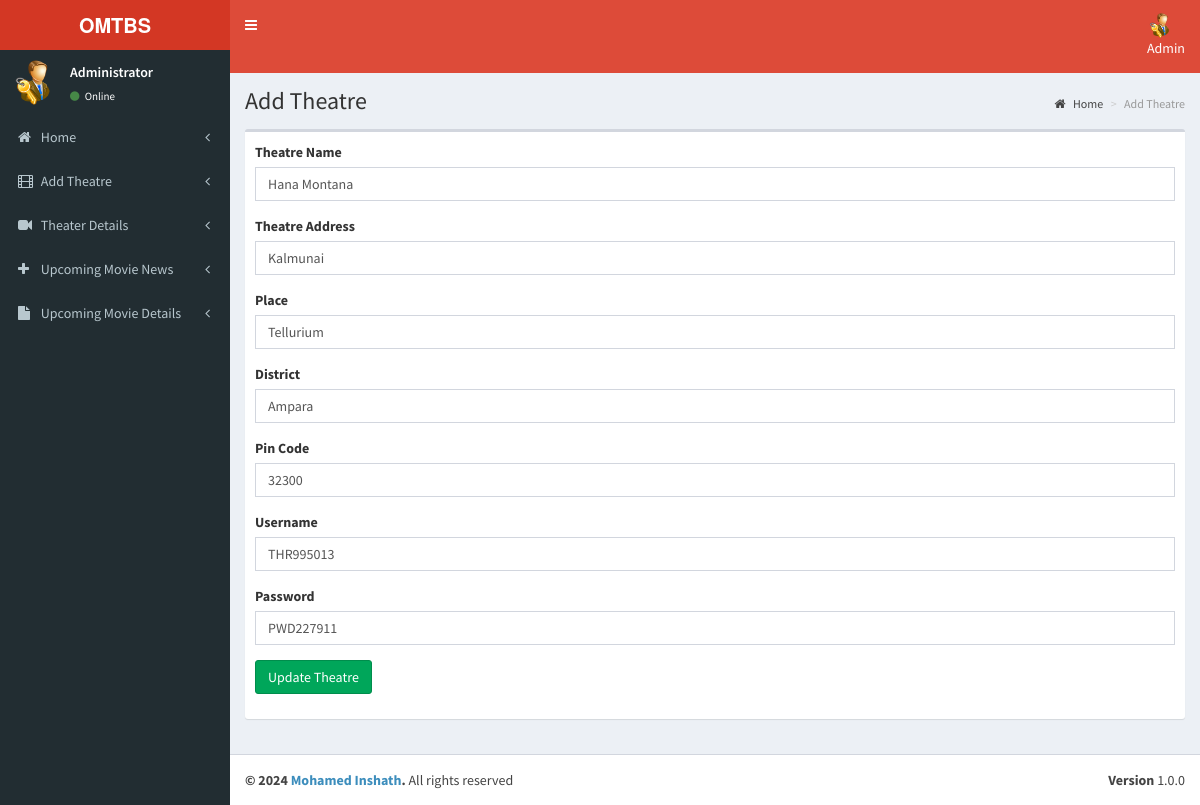
The app's page /OMTBS/admin/pages/update_theater_details.php?updateid=16 (signed in) with its own data.
### tables this page shows
CREATE TABLE `tbl_theatre` (
  `id` int(11) NOT NULL,
  `name` varchar(100) NOT NULL,
  `address` varchar(100) NOT NULL,
  `place` varchar(100) NOT NULL,
  `state` varchar(50) NOT NULL,
  `pin` int(11) NOT NULL,
  `username` varchar(100) NOT NULL,
  `passwored` varchar(100) NOT NULL
);

### OMTBS/admin/pages/update_theater_details.php (the view, shortened to what this page needs)
<?php
include('../partials/header.php');
?>
<link rel="stylesheet" href="../../validation/dist/css/bootstrapValidator.css"/>
  <div class="content-wrapper">
    <section class="content-header">
      <h1>
        Add Theatre
      </h1>
      <ol class="breadcrumb">
        <li><a href="dashboard.php"><i class="fa fa-home"></i> Home</a></li>
        <li class="active">Add Theatre</li>
      </ol>
    </section>
    <section class="content">
      <div class="box">
        <div class="box-body">
            <?php
                include('../config/config.php');
                $id = $_GET['updateid'];
                $qry = "SELECT * FROM `tbl_theatre` WHERE id = $id";
                $result = mysqli_query($con,$qry);
                if(mysqli_num_rows($result) > 0) {
                while($row = mysqli_fetch_assoc($result)){
            ?>
            <form action="../backend/update_theater.php" method="post" id="form1">
              <div class="form-group">
                <label class="control-label">Theatre Name</label>
                <input type="text" name="name" class="form-control" value="<?php echo $row['name']; ?>"/>
              </div>
              <div class="form-group">
                <label class="control-label">Theatre Address</label>
                <input type="text" name="address" class="form-control" value="<?php echo $row['address']; ?>"/>
              </div>
              <div class="form-group">
                <label class="control-label">Place</label>
                <input type="text" name="place" class="form-control" value="<?php echo $row['place']; ?>">
              </div>
              <div class="form-group">
                 <label class="control-label">District</label>
                <input type="text" name="district" id="administrative_area_level_1" s placeholder="District" class="form-control" value="<?php echo $row['state']; ?>">
              </div>
              <div class="form-group">
                <label class="control-label">Pin Code</label>
                 <input type="text" name="pin" id="postal_code"s placeholder="Zip code" class="form-control" value="<?php echo $row['pin']; ?>">
              </div>
              <div class="form-group">
                <label class="control-label">Username</label>
                <input type="text" name="username" class="form-control" value="<?php echo $row['username']; ?>">
              </div>
              <div class="form-group">
                <label class="control-label">Password</label>
                <input type="text" name="password" class="form-control" value="<?php echo $row['passwored']; ?>">
              </div>
              <div class="form-group">
                <button class="btn btn-success">Update Theatre</button>
              </div>
            </form>
            <?php } }?>
        </div>
      </div>
    </section>
  </div>
  <?php
include('../partials/footer.php');
?>

### records on screen
tbl_theatre: name "Hana Montana", address "Kalmunai", place "Tellurium", district "Ampara", pin "32300", username "THR995013", password "PWD227911"
